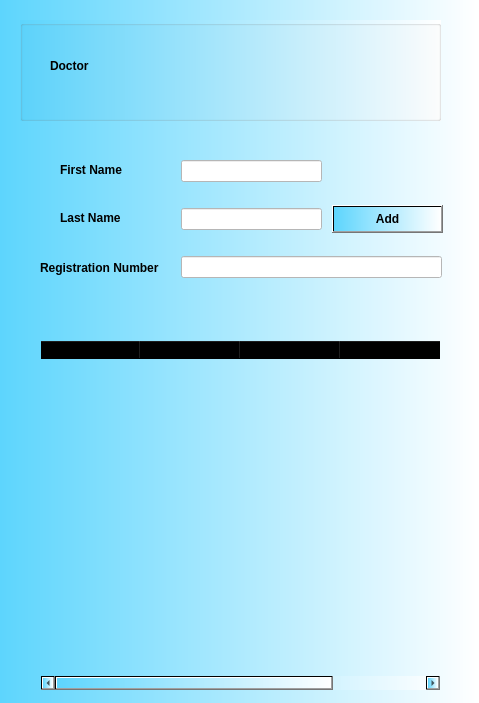
<?xml version="1.0" encoding="UTF-8"?>
<ui version="4.0">
 <class>DoctorDialog</class>
 <widget class="QWidget" name="DoctorDialog">
  <property name="geometry">
   <rect>
    <x>0</x>
    <y>0</y>
    <width>479</width>
    <height>703</height>
   </rect>
  </property>
  <property name="minimumSize">
   <size>
    <width>479</width>
    <height>703</height>
   </size>
  </property>
  <property name="maximumSize">
   <size>
    <width>479</width>
    <height>703</height>
   </size>
  </property>
  <property name="windowTitle">
   <string>Form</string>
  </property>
  <property name="styleSheet">
   <string notr="true">background:qlineargradient(spread:pad, x1:0, y1:0, x2:1, y2:0, stop:0 rgba(93, 213, 253, 255), stop:1 rgba(255, 255, 255, 255));</string>
  </property>
  <widget class="QGroupBox" name="groupBox">
   <property name="geometry">
    <rect>
     <x>20</x>
     <y>20</y>
     <width>421</width>
     <height>101</height>
    </rect>
   </property>
   <property name="title">
    <string/>
   </property>
   <widget class="QLabel" name="label">
    <property name="geometry">
     <rect>
      <x>30</x>
      <y>20</y>
      <width>141</width>
      <height>51</height>
     </rect>
    </property>
    <property name="styleSheet">
     <string notr="true">font: 87 16pt &quot;Arial Black&quot;;
background:transparent;font:bold;</string>
    </property>
    <property name="text">
     <string>Doctor</string>
    </property>
   </widget>
  </widget>
  <widget class="QLabel" name="label_2">
   <property name="geometry">
    <rect>
     <x>60</x>
     <y>162</y>
     <width>81</width>
     <height>16</height>
    </rect>
   </property>
   <property name="styleSheet">
    <string notr="true">
background:transparent;font:bold;</string>
   </property>
   <property name="text">
    <string>First Name</string>
   </property>
  </widget>
  <widget class="QLabel" name="label_3">
   <property name="geometry">
    <rect>
     <x>60</x>
     <y>210</y>
     <width>81</width>
     <height>16</height>
    </rect>
   </property>
   <property name="styleSheet">
    <string notr="true">
background:transparent;font:bold;</string>
   </property>
   <property name="text">
    <string>Last Name</string>
   </property>
  </widget>
  <widget class="QLabel" name="label_4">
   <property name="geometry">
    <rect>
     <x>40</x>
     <y>260</y>
     <width>141</width>
     <height>16</height>
    </rect>
   </property>
   <property name="minimumSize">
    <size>
     <width>141</width>
     <height>16</height>
    </size>
   </property>
   <property name="maximumSize">
    <size>
     <width>141</width>
     <height>16</height>
    </size>
   </property>
   <property name="styleSheet">
    <string notr="true">
background:transparent;font:bold;</string>
   </property>
   <property name="text">
    <string>Registration Number</string>
   </property>
  </widget>
  <widget class="QLineEdit" name="DFirstName">
   <property name="geometry">
    <rect>
     <x>181</x>
     <y>160</y>
     <width>141</width>
     <height>22</height>
    </rect>
   </property>
   <property name="styleSheet">
    <string notr="true">
background:white;font:bold;</string>
   </property>
  </widget>
  <widget class="QLineEdit" name="DLastName">
   <property name="geometry">
    <rect>
     <x>181</x>
     <y>208</y>
     <width>141</width>
     <height>22</height>
    </rect>
   </property>
   <property name="styleSheet">
    <string notr="true">
background:white;font:bold;</string>
   </property>
  </widget>
  <widget class="QLineEdit" name="DRNumber">
   <property name="geometry">
    <rect>
     <x>181</x>
     <y>256</y>
     <width>261</width>
     <height>22</height>
    </rect>
   </property>
   <property name="styleSheet">
    <string notr="true">
background:white;font:bold;</string>
   </property>
  </widget>
  <widget class="QTableWidget" name="DoctorTable">
   <property name="geometry">
    <rect>
     <x>40</x>
     <y>340</y>
     <width>401</width>
     <height>351</height>
    </rect>
   </property>
   <property name="styleSheet">
    <string notr="true">
background:transparent;font:bold;</string>
   </property>
   <attribute name="verticalHeaderVisible">
    <bool>false</bool>
   </attribute>
   <column>
    <property name="text">
     <string>ID</string>
    </property>
   </column>
   <column>
    <property name="text">
     <string>First Name</string>
    </property>
   </column>
   <column>
    <property name="text">
     <string>Last Name</string>
    </property>
   </column>
   <column>
    <property name="text">
     <string>Registration number</string>
    </property>
   </column>
  </widget>
  <widget class="QPushButton" name="AddDoctor">
   <property name="geometry">
    <rect>
     <x>332</x>
     <y>205</y>
     <width>111</width>
     <height>28</height>
    </rect>
   </property>
   <property name="styleSheet">
    <string notr="true">font:bold;</string>
   </property>
   <property name="text">
    <string>Add</string>
   </property>
  </widget>
 </widget>
 <resources/>
 <connections/>
</ui>
